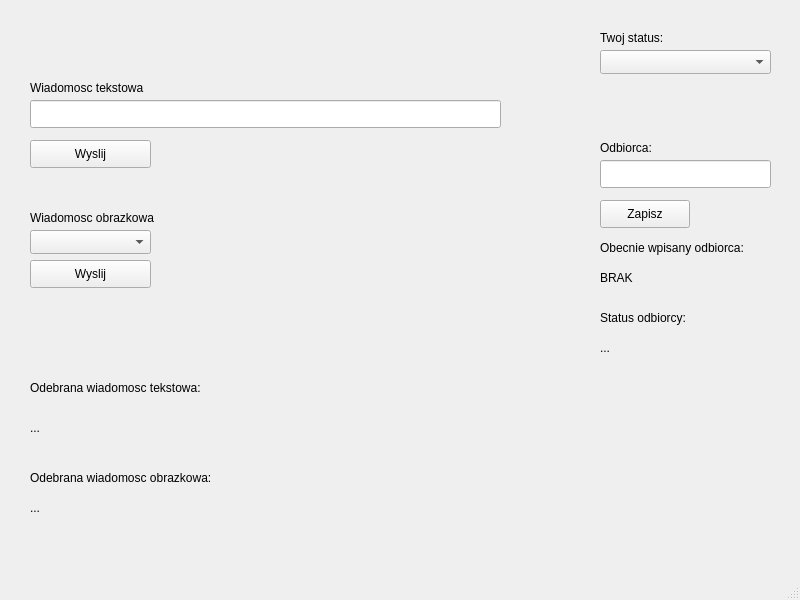
<?xml version="1.0" encoding="UTF-8"?>
<ui version="4.0">
 <class>MainWindow</class>
 <widget class="QMainWindow" name="MainWindow">
  <property name="geometry">
   <rect>
    <x>0</x>
    <y>0</y>
    <width>800</width>
    <height>600</height>
   </rect>
  </property>
  <property name="windowTitle">
   <string>MainWindow</string>
  </property>
  <widget class="QWidget" name="centralwidget">
   <widget class="QComboBox" name="comboBox_userStatusBox">
    <property name="geometry">
     <rect>
      <x>600</x>
      <y>50</y>
      <width>171</width>
      <height>24</height>
     </rect>
    </property>
   </widget>
   <widget class="QLineEdit" name="lineEdit_message">
    <property name="geometry">
     <rect>
      <x>30</x>
      <y>100</y>
      <width>471</width>
      <height>28</height>
     </rect>
    </property>
   </widget>
   <widget class="QPushButton" name="pushButton_sendMessage">
    <property name="geometry">
     <rect>
      <x>30</x>
      <y>140</y>
      <width>121</width>
      <height>28</height>
     </rect>
    </property>
    <property name="text">
     <string>Wyslij</string>
    </property>
   </widget>
   <widget class="QComboBox" name="comboBox_imageBox">
    <property name="geometry">
     <rect>
      <x>30</x>
      <y>230</y>
      <width>121</width>
      <height>24</height>
     </rect>
    </property>
   </widget>
   <widget class="QPushButton" name="pushButton_sendImage">
    <property name="geometry">
     <rect>
      <x>30</x>
      <y>260</y>
      <width>121</width>
      <height>28</height>
     </rect>
    </property>
    <property name="text">
     <string>Wyslij</string>
    </property>
   </widget>
   <widget class="QLabel" name="label_textMessage">
    <property name="geometry">
     <rect>
      <x>30</x>
      <y>80</y>
      <width>211</width>
      <height>16</height>
     </rect>
    </property>
    <property name="text">
     <string>Wiadomosc tekstowa</string>
    </property>
   </widget>
   <widget class="QLabel" name="label_imageMessage">
    <property name="geometry">
     <rect>
      <x>30</x>
      <y>210</y>
      <width>211</width>
      <height>16</height>
     </rect>
    </property>
    <property name="text">
     <string>Wiadomosc obrazkowa</string>
    </property>
   </widget>
   <widget class="QLabel" name="label_userStatus">
    <property name="geometry">
     <rect>
      <x>600</x>
      <y>30</y>
      <width>141</width>
      <height>16</height>
     </rect>
    </property>
    <property name="text">
     <string>Twoj status:</string>
    </property>
   </widget>
   <widget class="QLineEdit" name="lineEdit_reveiverAddress">
    <property name="geometry">
     <rect>
      <x>600</x>
      <y>160</y>
      <width>171</width>
      <height>28</height>
     </rect>
    </property>
   </widget>
   <widget class="QLabel" name="label_receiver">
    <property name="geometry">
     <rect>
      <x>600</x>
      <y>140</y>
      <width>141</width>
      <height>16</height>
     </rect>
    </property>
    <property name="text">
     <string>Odbiorca:</string>
    </property>
   </widget>
   <widget class="QLabel" name="label_activeReceiver">
    <property name="geometry">
     <rect>
      <x>600</x>
      <y>270</y>
      <width>171</width>
      <height>16</height>
     </rect>
    </property>
    <property name="text">
     <string>BRAK</string>
    </property>
   </widget>
   <widget class="QPushButton" name="pushButton_setReceiver">
    <property name="geometry">
     <rect>
      <x>600</x>
      <y>200</y>
      <width>90</width>
      <height>28</height>
     </rect>
    </property>
    <property name="text">
     <string>Zapisz</string>
    </property>
   </widget>
   <widget class="QLabel" name="label_receiver_2">
    <property name="geometry">
     <rect>
      <x>600</x>
      <y>240</y>
      <width>191</width>
      <height>16</height>
     </rect>
    </property>
    <property name="text">
     <string>Obecnie wpisany odbiorca:</string>
    </property>
   </widget>
   <widget class="QLabel" name="label_receiverStatusLabel">
    <property name="geometry">
     <rect>
      <x>600</x>
      <y>310</y>
      <width>141</width>
      <height>16</height>
     </rect>
    </property>
    <property name="text">
     <string>Status odbiorcy:</string>
    </property>
   </widget>
   <widget class="QLabel" name="label_receiverStatus">
    <property name="geometry">
     <rect>
      <x>600</x>
      <y>340</y>
      <width>171</width>
      <height>16</height>
     </rect>
    </property>
    <property name="text">
     <string>...</string>
    </property>
   </widget>
   <widget class="QLabel" name="label_receivedTextMessageLabel">
    <property name="geometry">
     <rect>
      <x>30</x>
      <y>380</y>
      <width>201</width>
      <height>16</height>
     </rect>
    </property>
    <property name="text">
     <string>Odebrana wiadomosc tekstowa:</string>
    </property>
   </widget>
   <widget class="QLabel" name="label_receivedTextMessage">
    <property name="geometry">
     <rect>
      <x>30</x>
      <y>420</y>
      <width>751</width>
      <height>16</height>
     </rect>
    </property>
    <property name="text">
     <string>...</string>
    </property>
   </widget>
   <widget class="QLabel" name="label_receivedImageMessageLabel">
    <property name="geometry">
     <rect>
      <x>30</x>
      <y>470</y>
      <width>211</width>
      <height>16</height>
     </rect>
    </property>
    <property name="text">
     <string>Odebrana wiadomosc obrazkowa:</string>
    </property>
   </widget>
   <widget class="QLabel" name="label_receivedImageMessage">
    <property name="geometry">
     <rect>
      <x>30</x>
      <y>500</y>
      <width>751</width>
      <height>16</height>
     </rect>
    </property>
    <property name="text">
     <string>...</string>
    </property>
   </widget>
  </widget>
  <widget class="QMenuBar" name="menubar">
   <property name="geometry">
    <rect>
     <x>0</x>
     <y>0</y>
     <width>800</width>
     <height>22</height>
    </rect>
   </property>
  </widget>
  <widget class="QStatusBar" name="statusbar"/>
 </widget>
 <resources/>
 <connections/>
</ui>
